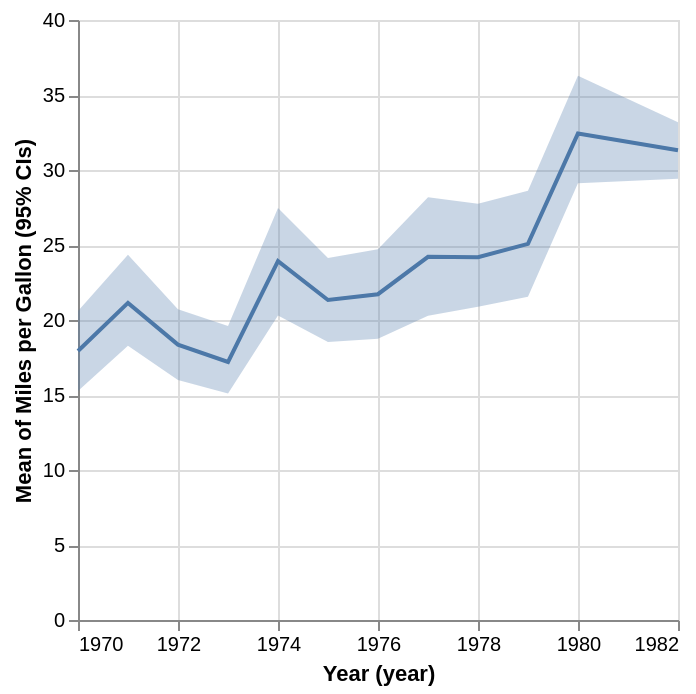

Source (Vega-Lite JSON):
### Vega-Lite specification from a JSON file in a GitHub repository (floating-point values rounded to 4 significant figures; data arrays with more than 128 entries replaced by an {"elided": "..."} marker saying what was removed)
{"$schema": "https://vega.github.io/schema/vega-lite/v6.json", "data": {"values": {"elided": "200 records"}}, "encoding": {"x": {"field": "Year", "timeUnit": "year"}}, "layer": [{"mark": {"type": "errorband", "extent": "ci"}, "encoding": {"y": {"field": "Miles_per_Gallon", "type": "quantitative", "title": "Mean of Miles per Gallon (95% CIs)"}}}, {"mark": "line", "encoding": {"y": {"aggregate": "mean", "field": "Miles_per_Gallon"}}}]}
